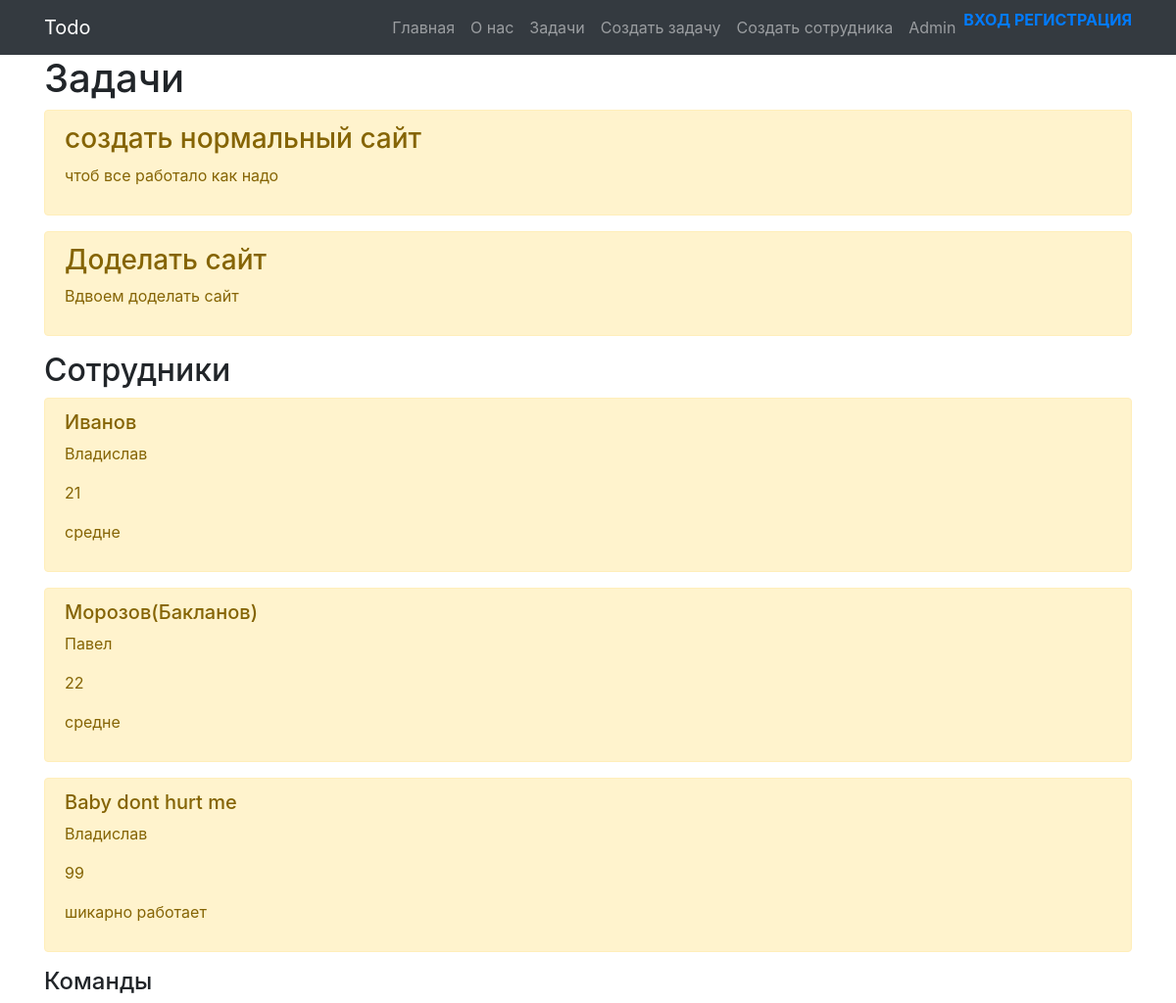
The page /tasks on the database its author committed.
### main/models.py (models this page shows, shortened)
class Task(models.Model):
    title = models.CharField('Название', max_length=20)
    time = models.CharField('Время выполнения', max_length=15)
    difficulty = models.CharField('Сложность', max_length=15)
    num_people = models.CharField('Количество людей', max_length=2)
    task = models.TextField('Описание')
    class Meta:
        verbose_name = 'Задача'
        verbose_name_plural = 'Задачи'

class Human(models.Model):
    Surname = models.CharField('Имя', max_length=20)
    Forename = models.CharField('Фамилия', max_length=20)
    age = models.CharField('Возраст', max_length=2)
    evulation_work = models.CharField('Качество работы', max_length=20)
    class Meta:
        verbose_name = 'Сотрудник'
        verbose_name_plural = 'Сотрудники'

### main/views.py (the view)
# urls.py: path('tasks', views.tasks, name='tasks'),
def tasks(request):
    tasks = Task.objects.all()
    humans = Human.objects.all()
    return render(request, 'main/tasks.html', {'title': 'Главная', 'tasks': tasks, 'humans': humans})

### main/templates/main/tasks.html (shortened to what this page needs)
{% extends 'main/base.html' %}
{% block content %}
  <div class="container">
    <h1>Задачи</h1>
    {% if tasks %}
    {% for el in tasks %}
    <div class="alert alert-warning mt-2">
      <h3>{{ el.title }}</h3>
      <p>{{ el.task }}</p>
    </div>
    {% endfor %}
    {% else %}
    <p>Нет задач</p>
    {% endif %}
    <h2>Сотрудники</h2>
    {% if humans %}
    {% for el in humans %}
    <div class="alert alert-warning mt-2">
      <h5>{{ el.Forename }}</h5>
      <p>{{ el.Surname }}</p>
      <p>{{ el.age }}</p>
      <p>{{ el.evulation_work }}</p>
    </div>
    {% endfor %}
    {% else %}
    <p>Нет сотрудников</p>
    {% endif %}
    <h4>Команды</h4>
  </div>
{% endblock %}

### rows shown on the page
Task: title "создать нормальный сайт", task "чтоб все работало как надо"
Task: title "Доделать сайт", task "Вдвоем доделать сайт"
Human: Forename "Иванов", Surname "Владислав", age "21", evulation_work "средне"
Human: Forename "Морозов(Бакланов)", Surname "Павел", age "22", evulation_work "средне"
Human: Forename "Baby dont hurt me", Surname "Владислав", age "99", evulation_work "шикарно работает"
